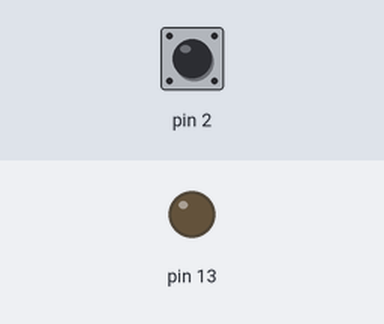
Bench run of a sketch on a simulated Arduino Uno, built with avr-gcc and run on an emulated ATmega328P. Parts: output pins drawn as LEDs (lit = HIGH). The test bench sets the inputs (shaded band); at power-on: pin 2 HIGH. What the sketch prints to the serial monitor is not drawn.

Above: at 1.2 s.
1.3 s: pin 2 pulled LOW for 0.15 s
At 1.38 s:
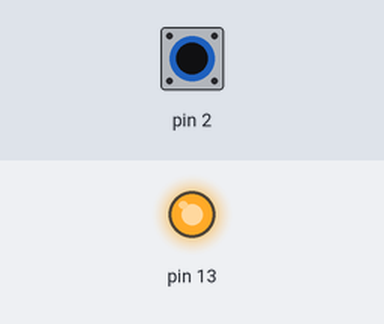
2.9 s: pin 2 pulled LOW for 3.2 s
At 7.5 s:
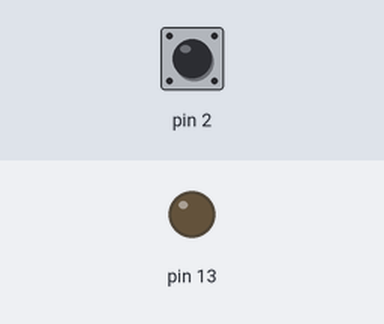
Timing chart, 0 to 9.0 s (numbered marks = the images above; inputs shaded):
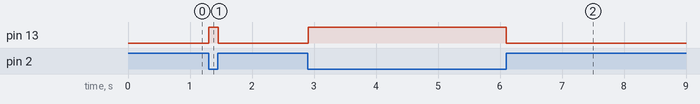

The sketch:

estudoBotao.ino
```cpp
/**
   Estudo do botão (interruptor de pressão)
   @author Professor José de Assis
*/

void setup() {
  pinMode(13, OUTPUT);
  // a linha abaixo habilita a comunicação serial em 9600bps
  Serial.begin(9600);
  // a linha abaixo configura a chave como entrada
  pinMode(2, INPUT_PULLUP);
  // a linha abaixo escreve um texto no terminal do computador
  Serial.println("Estudo do botão");
}

void loop() {
  // a linha abaixo cria uma variável que irá armazenar o valor do botão
  // digitalRead(2) Lê o valor do pino 2
  int botao = digitalRead(2);
  // a linha abaixo escreve no terminal o valor do botão
  Serial.println(botao);
  if (botao == 0) {
    digitalWrite(13, HIGH);
  } else {
    digitalWrite(13, LOW);
  }
}
```

Measured:
- after the input at 1.3 s, pin 13: LOW → HIGH at once, → LOW 0.15 s later
- after the input at 2.9 s, pin 13: LOW → HIGH at once, → LOW 3.2 s later
